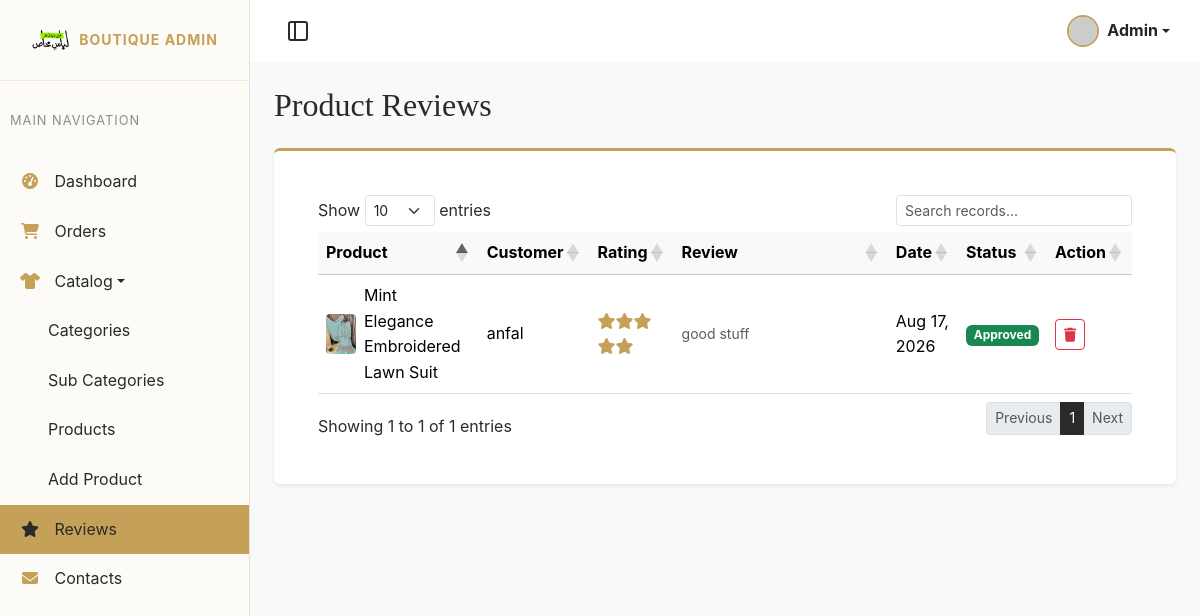
Screenshot of /admin/reviews.php (signed in) with the database file from the repository.
### tables this page shows
CREATE TABLE `reviews` (
  `id` int NOT NULL,
  `product_id` int NOT NULL,
  `name` varchar(255) NOT NULL,
  `email` varchar(255) NOT NULL,
  `rating` int NOT NULL,
  `review_text` text NOT NULL,
  `status` tinyint(1) DEFAULT '0',
  `created_at` timestamp NULL DEFAULT CURRENT_TIMESTAMP
);

CREATE TABLE `products` (
  `id` int NOT NULL,
  `name` varchar(255) NOT NULL,
  `category_id` int DEFAULT NULL,
  `price` decimal(10,2) NOT NULL,
  `stock` int NOT NULL DEFAULT '0',
  `sale` tinyint(1) DEFAULT '0',
  `salePrice` decimal(10,2) DEFAULT NULL,
  `shortDescription` text,
  `description` text,
  `fabric` varchar(100) DEFAULT NULL,
  `collection` varchar(100) DEFAULT NULL,
  `sub_category_id` int DEFAULT NULL,
  `availability` varchar(50) DEFAULT 'In Stock',
  `tags` text,
  `sizes` text,
  `colors` text,
  `pieces` varchar(100) DEFAULT '1 Piece',
  `main_image` varchar(255) DEFAULT NULL,
  `hover_image` varchar(255) DEFAULT NULL,
  `created_at` timestamp NOT NULL DEFAULT CURRENT_TIMESTAMP,
  `status` tinyint(1) NOT NULL DEFAULT '1'
);

### admin/reviews.php (the view, shortened to what this page needs)
<?php
require_once('inc/admin-top.php');
?>
<body>
    <?php
    require_once('inc/admin-sidebar.php');
    ?>
    <div class="admin-content">
        <?php
        require_once('inc/admin-topbar.php');
        ?>
        <div class="container-fluid p-4">
            <h2 class="font-heading mb-4">Product Reviews</h2>
            <div class="bg-white p-4 rounded shadow-sm border-top border-3 border-gold">
                <div class="table-responsive">
                    <table class="table table-hover font-body align-middle datatable w-100">
                        <thead class="table-light">
                            <tr>
                                <th>Product</th>
                                <th>Customer</th>
                                <th>Rating</th>
                                <th class="admin-th-review">Review</th>
                                <th>Date</th>
                                <th>Status</th>
                                <th>Action</th>
                            </tr>
                        </thead>
                        <tbody>
                            <?php
                            require_once('../inc/db.php');
                            $sql = "SELECT r.*, p.name as product_name, p.main_image FROM reviews r JOIN products p ON r.product_id = p.id ORDER BY r.created_at DESC";
                            $result = $conn->query($sql);
                            if ($result && $result->num_rows > 0) {
                                while ($row = $result->fetch_assoc()) {
                                    $id = $row['id'];
                                    $pName = htmlspecialchars($row['product_name']);
                                    $pImg = htmlspecialchars($row['main_image']);
                                    $cName = htmlspecialchars($row['name']);
                                    $rating = intval($row['rating']);
                                    $text = htmlspecialchars($row['review_text']);
                                    $date = date('M d, Y', strtotime($row['created_at']));
                                    $status = intval($row['status']);
                                    $stars = '';
                                    for ($i = 0; $i < 5; $i++) {
                                        $stars .= ($i < $rating) ? '<i class="fas fa-star"></i>' : '<i class="far fa-star"></i>';
                                    }
                                    if ($status === 0) {
                                        $statusHtml = '<span class="badge bg-warning text-dark">Pending</span>';
                                        $actionHtml = '<button class="btn btn-sm btn-outline-success me-1 approve-btn" data-id="'.$id.'"><i class="fas fa-check"></i></button>
                                                       <button class="btn btn-sm btn-outline-danger delete-btn" data-id="'.$id.'"><i class="fas fa-times"></i></button>';
                                    } else {
                                        $statusHtml = '<span class="badge bg-success">Approved</span>';
                                        $actionHtml = '<button class="btn btn-sm btn-outline-danger delete-btn" data-id="'.$id.'"><i class="fas fa-trash"></i></button>';
                                    }
                                    echo "<tr>
                                            <td>
                                                <div class='d-flex align-items-center'>
                                                    <img src='../$pImg' class='me-2 admin-table-img-sm'>
                                                    <span>$pName</span>
                                                </div>
                                            </td>
                                            <td>$cName</td>
                                            <td class='text-gold'>$stars</td>
                                            <td class='small text-muted'>$text</td>
                                            <td>$date</td>
                                            <td>$statusHtml</td>
                                            <td>$actionHtml</td>
                                          </tr>";
                                }
                            }
                            ?>
                        </tbody>
                    </table>
                </div>
            </div>
        </div>
    </div>
</body>
</html>

### css/admin.css (style rules this page uses)
body { background-color: #f8f9fa; }
.admin-content { width: calc(100% - 250px); margin-left: 250px; min-height: 100vh; transition: var(--transition-fast); }
.table-responsive { background: var(--color-white); padding: 20px; border-radius: 10px; box-shadow: var(--shadow-sm); }
.admin-table-img-sm { width: 40px; height: 40px; object-fit: cover; border-radius: 4px; }
.admin-th-review { width: 30%; }

### css/style.css (style rules this page uses)
:root { --color-ivory: #FDFBF7; --color-nude: #E6D5C3; --color-blush: #FADADD; --color-gold: #C5A059; --color-gold-hover: #A88645; --color-warm-gray: #8C8C8C; --color-dark: #2C2A29; --color-white: #FFFFFF; --color-accent-green: #96ed01; --font-heading: 'Cormorant Garamond', serif; --font-body: 'Inter', sans-serif; --transition-fast: 0.2s ease-in-out; --transition-smooth: 0.4s cubic-bezier(0.25, 0.46, 0.45, 0.94); --shadow-subtle: 0 4px 20px rgba(44, 42, 41, 0.05); --shadow-hover: 0 10px 30px rgba(44, 42, 41, 0.1); --border-gold: 1px solid rgba(197, 160, 89, 0.3); }
body { font-family: var(--font-body); background-color: var(--color-ivory); color: var(--color-dark); line-height: 1.6; -webkit-font-smoothing: antialiased; -moz-osx-font-smoothing: grayscale; }
h1, h2, h3, h4, h5, h6 { font-family: var(--font-heading); font-weight: 500; margin-bottom: 1rem; color: var(--color-dark); }
.text-gold { color: var(--color-gold) !important; }
.border-gold { border-color: var(--color-gold) !important; }
.font-heading { font-family: var(--font-heading) !important; }
.font-body { font-family: var(--font-body) !important; }

### rows the page displays
reviews: product.main_image (picture), product.name "Mint Elegance Embroidered Lawn Suit", name "anfal", rating 5 (drawn), review_text "good stuff", created_at "Aug 17, 2026", status "Approved"
